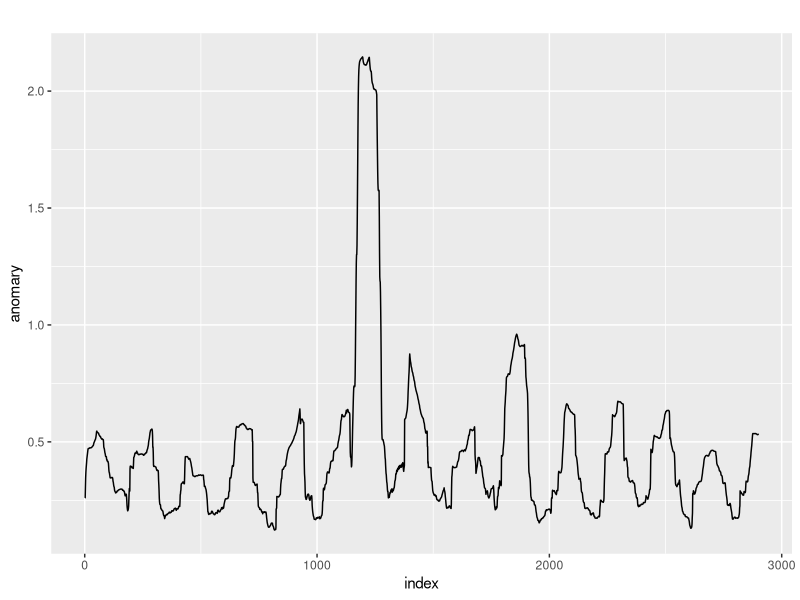
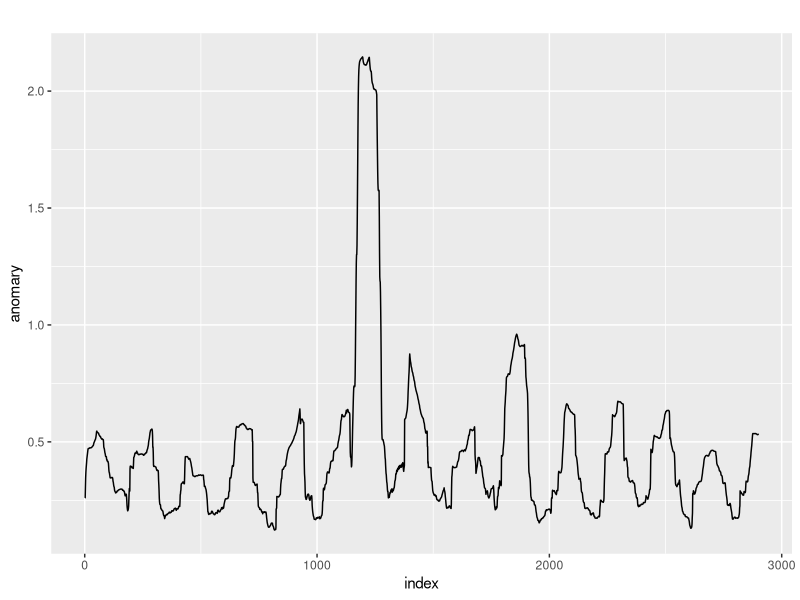

Write R code to recreate these figures, in order.
require(FNN)
require(ggplot2)

# change working directory
frame_files <- lapply(sys.frames(), function(x) x$ofile)
frame_files <- Filter(Negate(is.null), frame_files)
setwd(dirname(frame_files[[length(frame_files)]]))

# wget http://www.cs.ucr.edu/~eamonn/discords/qtdbsel102.txt
dt <- read.table("data/qtdbsel102.txt")
width <- 100
nk <- 1

D.train <- embed(dt[1:3000, 2], width)
D.test <- embed(dt[3001:6000, 2], width)
d <- knnx.dist(D.train, D.test, k=nk) # k-nearest neighbor

df <- data.frame(x=c(1:(3000 - width + 1)), y=d[,1])

p <- ggplot(df,
      aes(
        x=x,
        y=y
      )
    )
p <- p + geom_line() + labs(title="", x="index", y="anomary")
plot(p)
ggsave("./img/knn.png", p)
